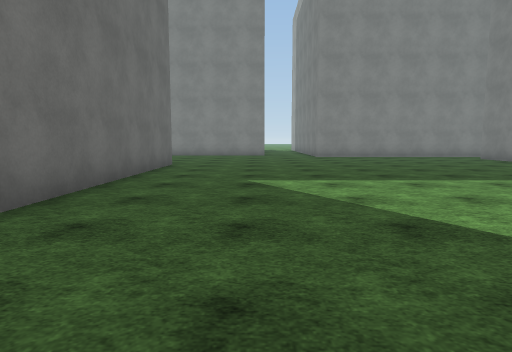
view 1 (above)

24 first-person views from a walk through a Unity game level. The camera is 1.3 m above the floor, tilts 6° down and sees 75° across. The floor is counted in squares, 2 m on a side. Each view is taken from the middle of a square. On the plan, view 1 faces up. The plan holds only what a view shows up to about 10 squares ahead; the rest is blank. The place goes on beyond the plan. The player character is not drawn. Surface patterns are stand-ins for the level's own textures.

view 2
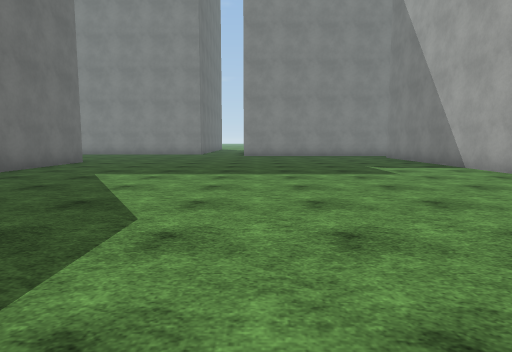

view 3
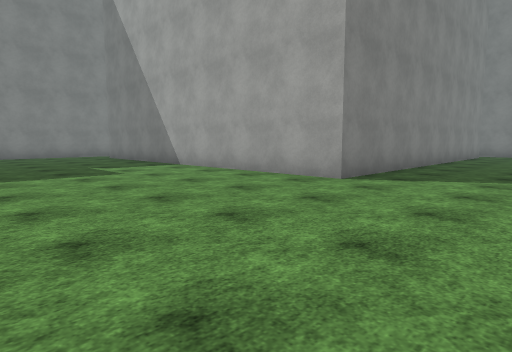

view 4
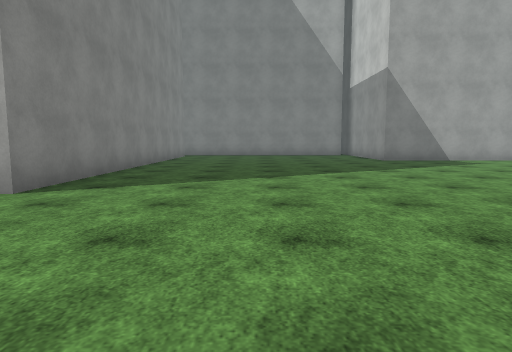

view 5
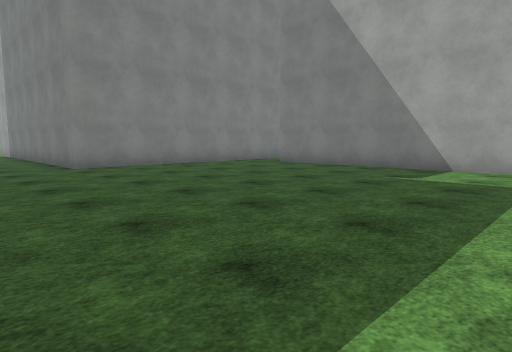

view 6
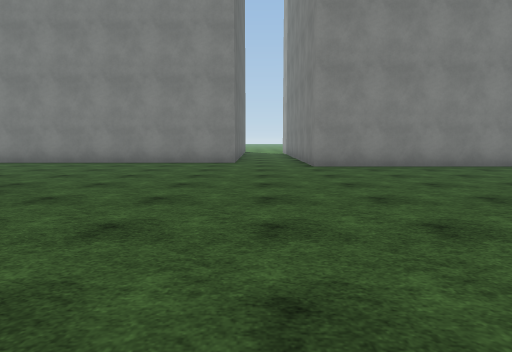

view 7
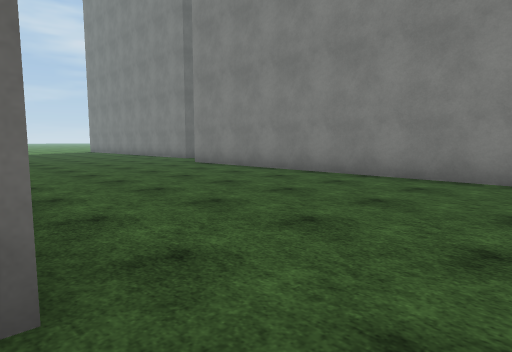

view 8
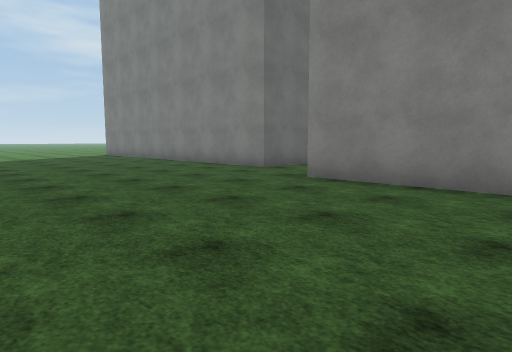

view 9
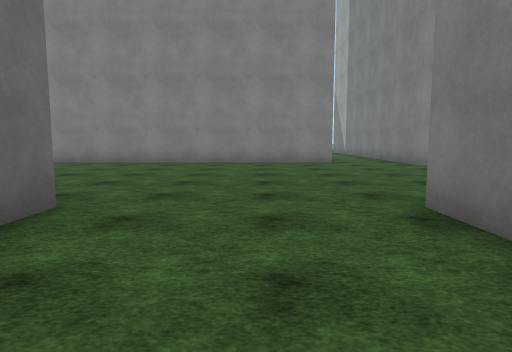

view 10
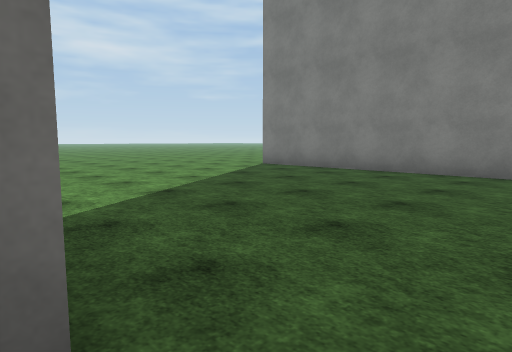

view 11
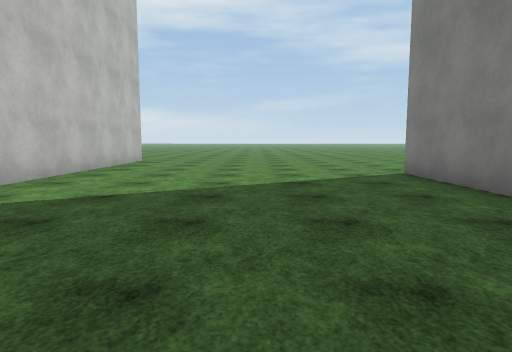

view 12
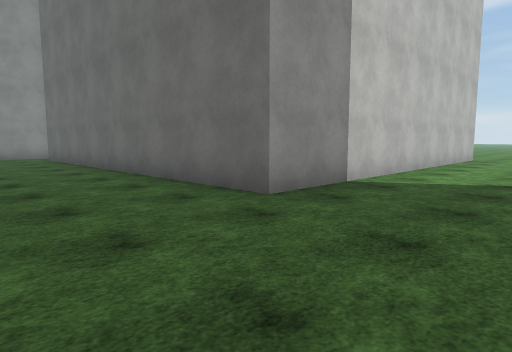

view 13
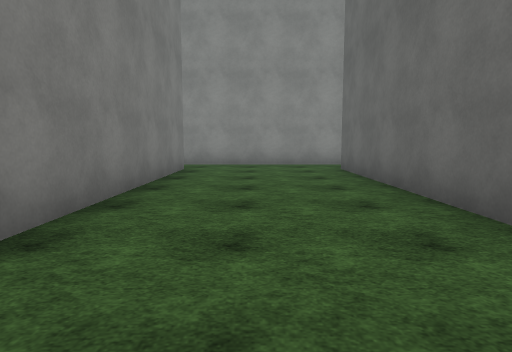

view 14
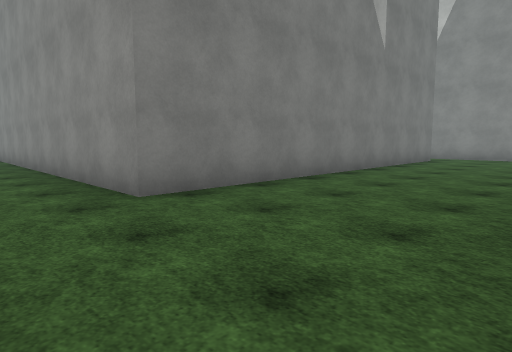

view 15
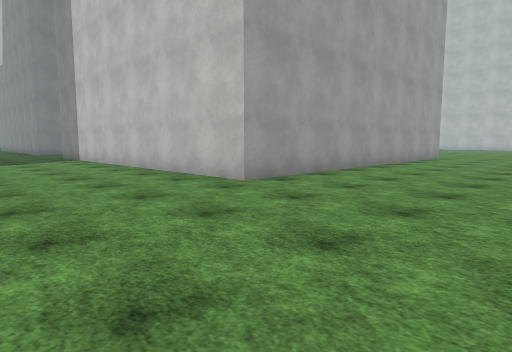

view 16
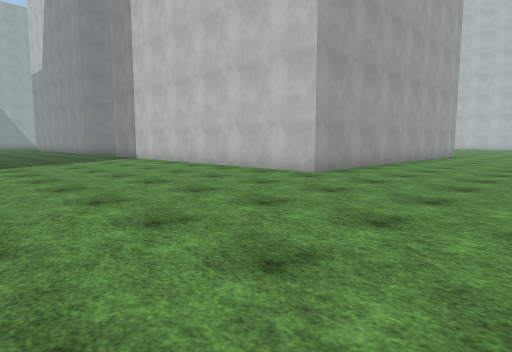

view 17
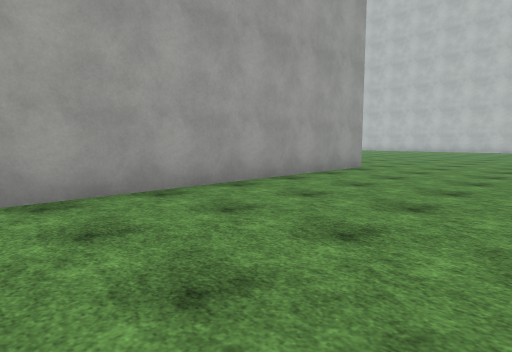

view 18
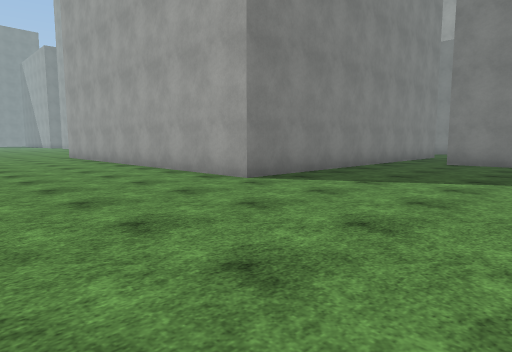

view 19
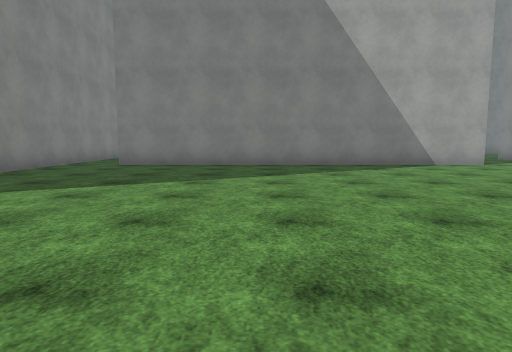

view 20
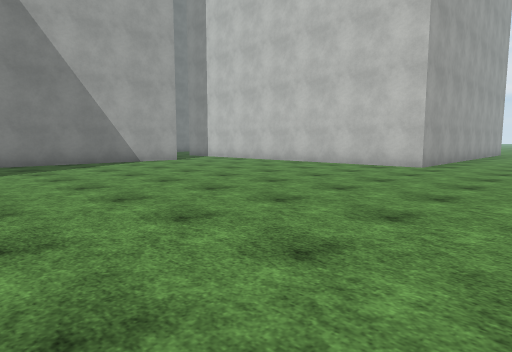

view 21
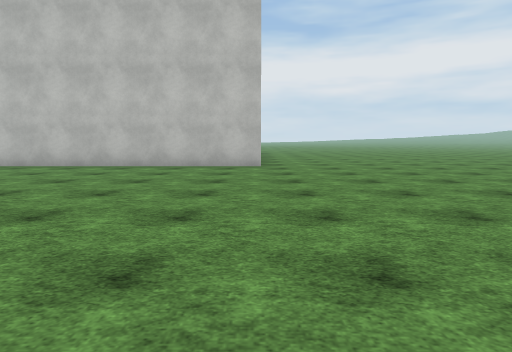

view 22
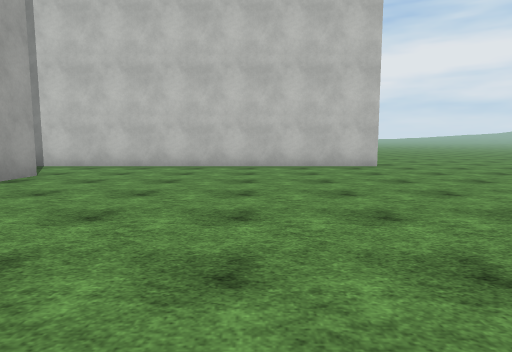

view 23
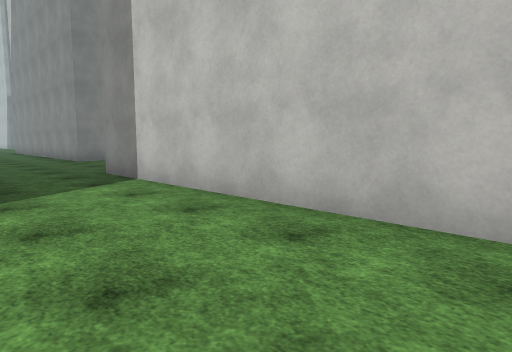

view 24
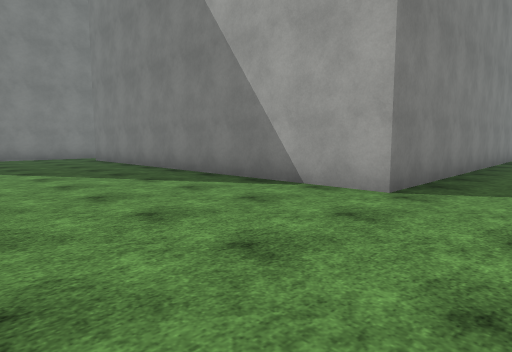

### Floor plan
Points are (right, up) in squares from view 1. A wall is a line through its corners. A room is listed if a view was taken in it or the views show most of it. See-through windows are left out.
Room 1 (views 1, 2, 3, 4, 5, 6, 7, 8, 9, 10, 11, 12, 13, 14, 15, 16, 17, 18, 19, 20, 21, 22, 23, 24)
walls: (-12.3, -0.8) (-12.3, 9.3) (-3.5, 9.3); (-16.4, -2.2) (-12, -2.2); (-18.9, -0.8) (-26, -0.8) (-26, 9.3) (-16, 9.3) (-16, -0.8); (-11.5, -12.3) (-19.9, -12.3) (-19.9, -2.2); (-2.3, 9.4) (-2.3, 3); (0.4, 15) (-9.6, 15) (-9.6, 16.1); (-11.7, 17.5) (-11.7, 16) (-21.8, 16); (7.5, 13.4) (2.5, 13.4) (2.5, 16.8); (-27.1, -15.5) (-27.1, -14.6) (-17.1, -14.6); (14.2, 2) (8.1, 2) (8.1, 11.2)
ways out: opening at (7, 13)

Positions as (right, up) in squares from view 1, and headings:
1: (0, 0), facing up
2: (3, -1), facing up
3: (3, -1), facing up-right
4: (4, -1), facing right
5: (0, 5), facing up-right
6: (1, 5), facing up
7: (-1, 9), facing up-left
8: (-6, 10), facing up-left
9: (-14, 6), facing up
10: (-15, 9), facing up-left
11: (-15, 13), facing left
12: (-13, 12), facing down-left
13: (-14, 7), facing down
14: (-16, 11), facing down-right
15: (-30, 13), facing down-right
16: (-30, 15), facing down-right
17: (-30, 7), facing down-right
18: (-30, -5), facing up-right
19: (-29, -6), facing right
20: (-30, -6), facing down-right
21: (-27, -6), facing down
22: (-24, -6), facing down
23: (-24, -12), facing down-right
24: (-24, -14), facing up-right
